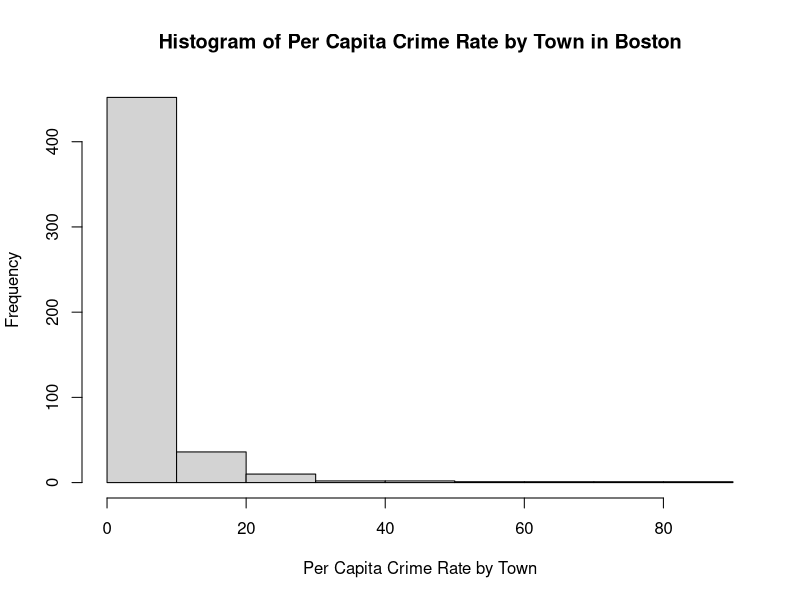
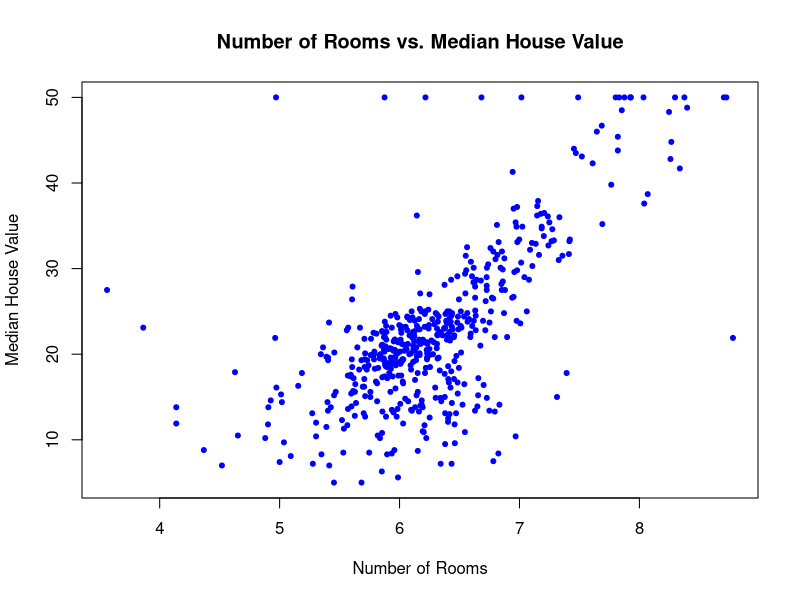
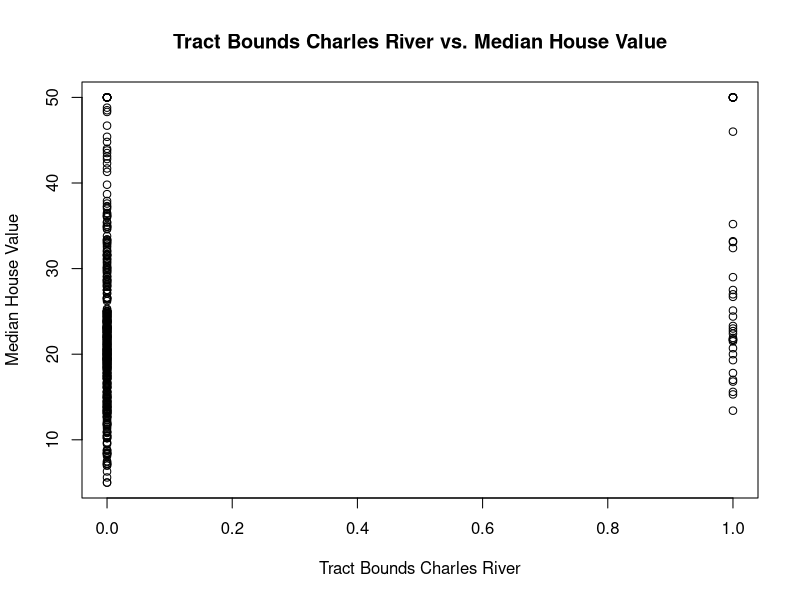
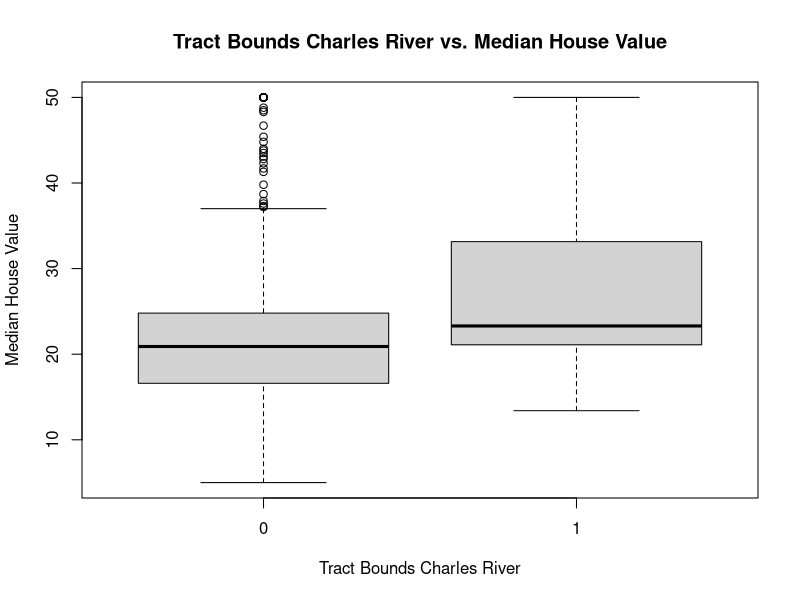
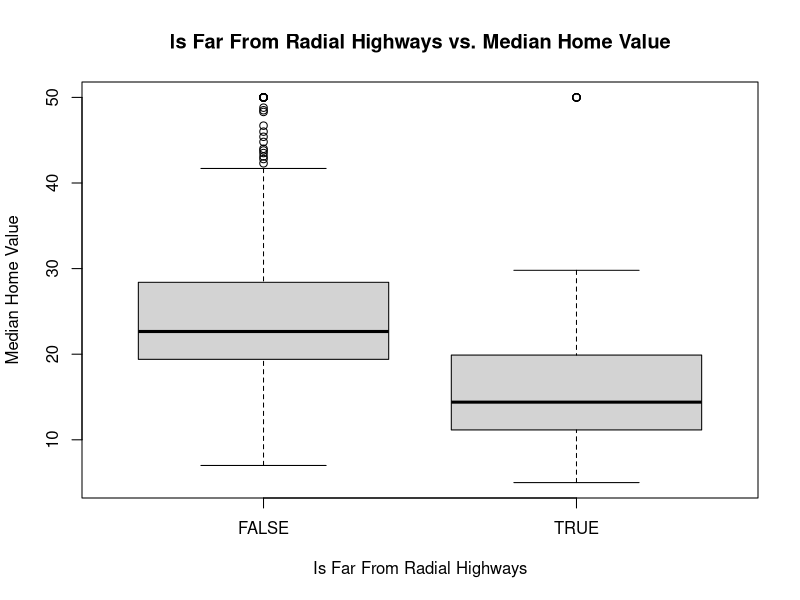

Write R code to recreate these figures, in order.
## ---- chunk 1
library(MASS)   # Loading library MASS
data(Boston)    # Load Boston dataset into memory
str(Boston)     # Overview of data
## ---- chunk 2
head(Boston, n = 3)       # Displaying the first few rows
tail(Boston, n = 2)       # Displaying the last 2 rows
Boston[5,]                # Displaying row 5
head(Boston[,1], n = 3)   # Displaying the first few rows of column 1
names(Boston)             # Displaying the variable names
## ---- chunk 3
cat("Mean of Crime Rate:", mean(Boston$crim))
cat("Median of Crime Rate:", median(Boston$crim))
cat("Range of Crime Rate:", range(Boston$crim)[2] - range(Boston$crim)[1]) # range() returns a vector <min, max>, so taking max - min will result in the range of the values
## ---- chunk 4
hist(Boston$crim, main = paste("Histogram of Per Capita Crime Rate by Town in Boston"), xlab = paste("Per Capita Crime Rate by Town"))
## ---- chunk 5
cat("Correlation between crime rate and median house value:", cor(Boston$crim, Boston$medv))
## ---- chunk 6
cat("Correlation between number of rooms and median house value:", cor(Boston[,6], Boston[,14]))
plot(Boston$rm, Boston$medv, main = "Number of Rooms vs. Median House Value", xlab = paste("Number of Rooms"), ylab = paste("Median House Value"), pch = 20, col = "blue")
## ---- chunk 7
is.factor(Boston$chas)                # Checking if chas column is a factor variable
plot(Boston$chas, Boston$medv, main = "Tract Bounds Charles River vs. Median House Value", xlab = "Tract Bounds Charles River", ylab = "Median House Value")

Boston$chas <- factor(Boston$chas)    # Converting chas column to factors
plot(Boston$chas, Boston$medv, main = "Tract Bounds Charles River vs. Median House Value", xlab = "Tract Bounds Charles River", ylab = "Median House Value")
## ---- chunk 8
summary(Boston$rad)
unique(Boston$rad)
sum(Boston$rad == 24)
cat (100 * nrow(Boston[Boston$rad == 24,]) / dim(Boston)[1], "%", sep = "")
## ---- chunk 9
Boston$far <- ifelse(Boston$rad == 24, Boston$far <- TRUE, Boston$far <- FALSE)
Boston$far <- factor(Boston$far)
plot(Boston$far, Boston$medv, main = "Is Far From Radial Highways vs. Median Home Value", xlab = "Is Far From Radial Highways", ylab = "Median Home Value")
## ---- chunk 10
summary(Boston[, c("crim", "rm", "lstat", "medv")])
Boston[which.max(Boston$medv), c("crim", "rm", "lstat", "medv")]
